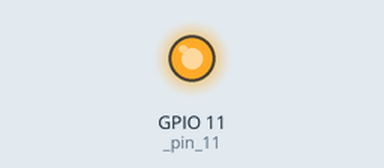
Recording of a program running on a simulated ESP32 board running MicroPython. Shown: output pins drawn as LEDs (lit = HIGH). What the program prints to the serial console is not drawn.

Above: at 1.5 s.
At 4.5 s:
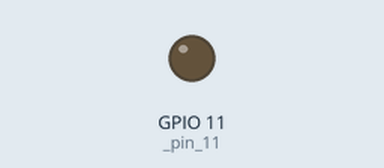
Timing chart, 0 to 7.8 s (numbered marks = the images above):
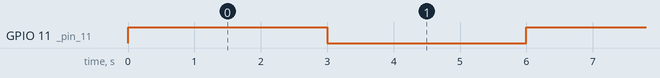

The program:

test1.py
```python
import os, sys, io
from machine import Pin
import time

_pin_11 = Pin(11, mode=Pin.OUT)
item = None

def setup():
    global item
    item = 0

def loop():
    global item
    print(item)
    item += 1
    _pin_11.on()
    time.sleep_ms(3000)
    _pin_11.off()
    time.sleep_ms(3000)

if __name__ == '__main__':
    try:
        setup()
        while True:
            loop()
    except (Exception, KeyboardInterrupt) as e:
        print(e)
```

Measured:
- by itself, GPIO 11 (_pin_11): alternates HIGH for 3.0 s and LOW for 3.0 s
